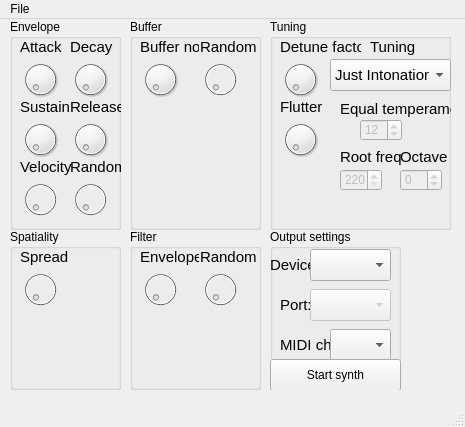
<?xml version="1.0" encoding="UTF-8"?>
<ui version="4.0">
 <class>Controller</class>
 <widget class="QMainWindow" name="Controller">
  <property name="geometry">
   <rect>
    <x>0</x>
    <y>0</y>
    <width>465</width>
    <height>427</height>
   </rect>
  </property>
  <property name="windowTitle">
   <string>Blood Glucose Level Synth Controller</string>
  </property>
  <widget class="QWidget" name="centralwidget">
   <widget class="QGroupBox" name="buffer">
    <property name="geometry">
     <rect>
      <x>130</x>
      <y>0</y>
      <width>131</width>
      <height>211</height>
     </rect>
    </property>
    <property name="title">
     <string>Buffer</string>
    </property>
    <widget class="QDial" name="buffer_no">
     <property name="geometry">
      <rect>
       <x>10</x>
       <y>30</y>
       <width>41</width>
       <height>61</height>
      </rect>
     </property>
     <property name="maximum">
      <number>255</number>
     </property>
     <property name="wrapping">
      <bool>false</bool>
     </property>
    </widget>
    <widget class="QLabel" name="label_5">
     <property name="geometry">
      <rect>
       <x>10</x>
       <y>20</y>
       <width>59</width>
       <height>16</height>
      </rect>
     </property>
     <property name="font">
      <font>
       <pointsize>11</pointsize>
      </font>
     </property>
     <property name="text">
      <string>Buffer no.</string>
     </property>
    </widget>
    <widget class="QDial" name="buffer_random">
     <property name="enabled">
      <bool>false</bool>
     </property>
     <property name="geometry">
      <rect>
       <x>70</x>
       <y>30</y>
       <width>41</width>
       <height>61</height>
      </rect>
     </property>
     <property name="maximum">
      <number>255</number>
     </property>
     <property name="wrapping">
      <bool>false</bool>
     </property>
    </widget>
    <widget class="QLabel" name="label_9">
     <property name="geometry">
      <rect>
       <x>70</x>
       <y>20</y>
       <width>59</width>
       <height>16</height>
      </rect>
     </property>
     <property name="font">
      <font>
       <pointsize>11</pointsize>
      </font>
     </property>
     <property name="text">
      <string>Random</string>
     </property>
    </widget>
   </widget>
   <widget class="QGroupBox" name="buffer_2">
    <property name="geometry">
     <rect>
      <x>130</x>
      <y>210</y>
      <width>131</width>
      <height>161</height>
     </rect>
    </property>
    <property name="title">
     <string>Filter</string>
    </property>
    <widget class="QDial" name="buffer_no_2">
     <property name="enabled">
      <bool>false</bool>
     </property>
     <property name="geometry">
      <rect>
       <x>10</x>
       <y>30</y>
       <width>41</width>
       <height>61</height>
      </rect>
     </property>
     <property name="maximum">
      <number>255</number>
     </property>
     <property name="wrapping">
      <bool>false</bool>
     </property>
    </widget>
    <widget class="QLabel" name="label_16">
     <property name="geometry">
      <rect>
       <x>10</x>
       <y>20</y>
       <width>59</width>
       <height>16</height>
      </rect>
     </property>
     <property name="font">
      <font>
       <pointsize>11</pointsize>
      </font>
     </property>
     <property name="text">
      <string>Envelope</string>
     </property>
    </widget>
    <widget class="QDial" name="buffer_random_2">
     <property name="enabled">
      <bool>false</bool>
     </property>
     <property name="geometry">
      <rect>
       <x>70</x>
       <y>30</y>
       <width>41</width>
       <height>61</height>
      </rect>
     </property>
     <property name="maximum">
      <number>255</number>
     </property>
     <property name="wrapping">
      <bool>false</bool>
     </property>
    </widget>
    <widget class="QLabel" name="label_17">
     <property name="geometry">
      <rect>
       <x>70</x>
       <y>20</y>
       <width>59</width>
       <height>16</height>
      </rect>
     </property>
     <property name="font">
      <font>
       <pointsize>11</pointsize>
      </font>
     </property>
     <property name="text">
      <string>Random</string>
     </property>
    </widget>
   </widget>
   <widget class="QGroupBox" name="envelope">
    <property name="geometry">
     <rect>
      <x>10</x>
      <y>0</y>
      <width>111</width>
      <height>211</height>
     </rect>
    </property>
    <property name="title">
     <string>Envelope</string>
    </property>
    <widget class="QDial" name="attack">
     <property name="geometry">
      <rect>
       <x>10</x>
       <y>30</y>
       <width>41</width>
       <height>61</height>
      </rect>
     </property>
     <property name="maximum">
      <number>127</number>
     </property>
    </widget>
    <widget class="QLabel" name="label">
     <property name="geometry">
      <rect>
       <x>10</x>
       <y>20</y>
       <width>59</width>
       <height>16</height>
      </rect>
     </property>
     <property name="font">
      <font>
       <pointsize>11</pointsize>
      </font>
     </property>
     <property name="text">
      <string>Attack</string>
     </property>
    </widget>
    <widget class="QDial" name="decay">
     <property name="geometry">
      <rect>
       <x>60</x>
       <y>30</y>
       <width>41</width>
       <height>61</height>
      </rect>
     </property>
     <property name="maximum">
      <number>127</number>
     </property>
    </widget>
    <widget class="QLabel" name="label_2">
     <property name="geometry">
      <rect>
       <x>60</x>
       <y>20</y>
       <width>59</width>
       <height>16</height>
      </rect>
     </property>
     <property name="font">
      <font>
       <pointsize>11</pointsize>
      </font>
     </property>
     <property name="text">
      <string>Decay</string>
     </property>
    </widget>
    <widget class="QDial" name="sustain">
     <property name="geometry">
      <rect>
       <x>10</x>
       <y>90</y>
       <width>41</width>
       <height>61</height>
      </rect>
     </property>
     <property name="maximum">
      <number>127</number>
     </property>
    </widget>
    <widget class="QLabel" name="label_3">
     <property name="geometry">
      <rect>
       <x>10</x>
       <y>80</y>
       <width>59</width>
       <height>16</height>
      </rect>
     </property>
     <property name="font">
      <font>
       <pointsize>11</pointsize>
      </font>
     </property>
     <property name="text">
      <string>Sustain</string>
     </property>
    </widget>
    <widget class="QDial" name="release">
     <property name="geometry">
      <rect>
       <x>60</x>
       <y>90</y>
       <width>41</width>
       <height>61</height>
      </rect>
     </property>
     <property name="maximum">
      <number>127</number>
     </property>
    </widget>
    <widget class="QLabel" name="label_4">
     <property name="geometry">
      <rect>
       <x>60</x>
       <y>80</y>
       <width>59</width>
       <height>16</height>
      </rect>
     </property>
     <property name="font">
      <font>
       <pointsize>11</pointsize>
      </font>
     </property>
     <property name="text">
      <string>Release</string>
     </property>
    </widget>
    <widget class="QLabel" name="label_11">
     <property name="geometry">
      <rect>
       <x>10</x>
       <y>140</y>
       <width>59</width>
       <height>16</height>
      </rect>
     </property>
     <property name="font">
      <font>
       <pointsize>11</pointsize>
      </font>
     </property>
     <property name="text">
      <string>Velocity</string>
     </property>
    </widget>
    <widget class="QDial" name="velocity_sensitivity">
     <property name="enabled">
      <bool>false</bool>
     </property>
     <property name="geometry">
      <rect>
       <x>10</x>
       <y>150</y>
       <width>41</width>
       <height>61</height>
      </rect>
     </property>
     <property name="maximum">
      <number>127</number>
     </property>
    </widget>
    <widget class="QLabel" name="label_12">
     <property name="geometry">
      <rect>
       <x>60</x>
       <y>140</y>
       <width>59</width>
       <height>16</height>
      </rect>
     </property>
     <property name="font">
      <font>
       <pointsize>11</pointsize>
      </font>
     </property>
     <property name="text">
      <string>Random</string>
     </property>
    </widget>
    <widget class="QDial" name="envelope_random">
     <property name="enabled">
      <bool>false</bool>
     </property>
     <property name="geometry">
      <rect>
       <x>60</x>
       <y>150</y>
       <width>41</width>
       <height>61</height>
      </rect>
     </property>
     <property name="maximum">
      <number>127</number>
     </property>
    </widget>
   </widget>
   <widget class="QGroupBox" name="output_settings">
    <property name="geometry">
     <rect>
      <x>270</x>
      <y>210</y>
      <width>131</width>
      <height>161</height>
     </rect>
    </property>
    <property name="title">
     <string>Output settings</string>
    </property>
    <widget class="QComboBox" name="port">
     <property name="enabled">
      <bool>false</bool>
     </property>
     <property name="geometry">
      <rect>
       <x>40</x>
       <y>60</y>
       <width>81</width>
       <height>32</height>
      </rect>
     </property>
     <property name="font">
      <font>
       <pointsize>11</pointsize>
      </font>
     </property>
    </widget>
    <widget class="QLabel" name="label_10">
     <property name="geometry">
      <rect>
       <x>10</x>
       <y>60</y>
       <width>31</width>
       <height>31</height>
      </rect>
     </property>
     <property name="font">
      <font>
       <pointsize>11</pointsize>
      </font>
     </property>
     <property name="text">
      <string>Port:</string>
     </property>
     <property name="alignment">
      <set>Qt::AlignLeading|Qt::AlignLeft|Qt::AlignVCenter</set>
     </property>
    </widget>
    <widget class="QLabel" name="label_13">
     <property name="geometry">
      <rect>
       <x>10</x>
       <y>100</y>
       <width>51</width>
       <height>31</height>
      </rect>
     </property>
     <property name="font">
      <font>
       <pointsize>11</pointsize>
      </font>
     </property>
     <property name="text">
      <string>MIDI ch:</string>
     </property>
     <property name="alignment">
      <set>Qt::AlignLeading|Qt::AlignLeft|Qt::AlignVCenter</set>
     </property>
    </widget>
    <widget class="QComboBox" name="midichannel">
     <property name="enabled">
      <bool>true</bool>
     </property>
     <property name="geometry">
      <rect>
       <x>60</x>
       <y>100</y>
       <width>61</width>
       <height>32</height>
      </rect>
     </property>
     <property name="font">
      <font>
       <pointsize>11</pointsize>
      </font>
     </property>
    </widget>
    <widget class="QPushButton" name="start_synth">
     <property name="geometry">
      <rect>
       <x>0</x>
       <y>130</y>
       <width>131</width>
       <height>32</height>
      </rect>
     </property>
     <property name="text">
      <string>Start synth</string>
     </property>
    </widget>
    <widget class="QLabel" name="label_20">
     <property name="geometry">
      <rect>
       <x>0</x>
       <y>20</y>
       <width>41</width>
       <height>31</height>
      </rect>
     </property>
     <property name="font">
      <font>
       <pointsize>11</pointsize>
      </font>
     </property>
     <property name="text">
      <string>Device:</string>
     </property>
     <property name="alignment">
      <set>Qt::AlignLeading|Qt::AlignLeft|Qt::AlignVCenter</set>
     </property>
    </widget>
    <widget class="QComboBox" name="devices">
     <property name="enabled">
      <bool>true</bool>
     </property>
     <property name="geometry">
      <rect>
       <x>40</x>
       <y>20</y>
       <width>81</width>
       <height>32</height>
      </rect>
     </property>
     <property name="font">
      <font>
       <pointsize>11</pointsize>
      </font>
     </property>
    </widget>
   </widget>
   <widget class="QGroupBox" name="tuning_group">
    <property name="geometry">
     <rect>
      <x>270</x>
      <y>0</y>
      <width>181</width>
      <height>211</height>
     </rect>
    </property>
    <property name="title">
     <string>Tuning</string>
    </property>
    <widget class="QDial" name="detune_factor">
     <property name="geometry">
      <rect>
       <x>10</x>
       <y>30</y>
       <width>41</width>
       <height>61</height>
      </rect>
     </property>
     <property name="maximum">
      <number>127</number>
     </property>
    </widget>
    <widget class="QLabel" name="label_6">
     <property name="geometry">
      <rect>
       <x>10</x>
       <y>20</y>
       <width>81</width>
       <height>16</height>
      </rect>
     </property>
     <property name="font">
      <font>
       <pointsize>11</pointsize>
      </font>
     </property>
     <property name="text">
      <string>Detune factor</string>
     </property>
    </widget>
    <widget class="QComboBox" name="tuning">
     <property name="geometry">
      <rect>
       <x>60</x>
       <y>40</y>
       <width>121</width>
       <height>32</height>
      </rect>
     </property>
     <property name="font">
      <font>
       <pointsize>11</pointsize>
      </font>
     </property>
     <item>
      <property name="text">
       <string>Just Intonation</string>
      </property>
     </item>
     <item>
      <property name="text">
       <string>Equal Temperament</string>
      </property>
     </item>
     <item>
      <property name="text">
       <string>Harmonic Series 24</string>
      </property>
     </item>
     <item>
      <property name="text">
       <string>Bohlen-Pierce</string>
      </property>
     </item>
     <item>
      <property name="text">
       <string>Meantone, 1/5 Pythagorean Comma</string>
      </property>
     </item>
    </widget>
    <widget class="QLabel" name="label_7">
     <property name="geometry">
      <rect>
       <x>100</x>
       <y>20</y>
       <width>81</width>
       <height>16</height>
      </rect>
     </property>
     <property name="font">
      <font>
       <pointsize>11</pointsize>
      </font>
     </property>
     <property name="text">
      <string>Tuning</string>
     </property>
    </widget>
    <widget class="QLabel" name="label_14">
     <property name="geometry">
      <rect>
       <x>10</x>
       <y>80</y>
       <width>81</width>
       <height>16</height>
      </rect>
     </property>
     <property name="font">
      <font>
       <pointsize>11</pointsize>
      </font>
     </property>
     <property name="text">
      <string>Flutter</string>
     </property>
    </widget>
    <widget class="QDial" name="flutter">
     <property name="geometry">
      <rect>
       <x>10</x>
       <y>90</y>
       <width>41</width>
       <height>61</height>
      </rect>
     </property>
     <property name="maximum">
      <number>127</number>
     </property>
    </widget>
    <widget class="QLabel" name="label_15">
     <property name="geometry">
      <rect>
       <x>70</x>
       <y>80</y>
       <width>121</width>
       <height>20</height>
      </rect>
     </property>
     <property name="font">
      <font>
       <pointsize>11</pointsize>
      </font>
     </property>
     <property name="text">
      <string>Equal temperament</string>
     </property>
    </widget>
    <widget class="QSpinBox" name="equal_temperament">
     <property name="enabled">
      <bool>false</bool>
     </property>
     <property name="geometry">
      <rect>
       <x>90</x>
       <y>100</y>
       <width>42</width>
       <height>22</height>
      </rect>
     </property>
     <property name="minimum">
      <number>5</number>
     </property>
     <property name="maximum">
      <number>29</number>
     </property>
     <property name="value">
      <number>12</number>
     </property>
    </widget>
    <widget class="QLabel" name="label_18">
     <property name="geometry">
      <rect>
       <x>70</x>
       <y>130</y>
       <width>81</width>
       <height>16</height>
      </rect>
     </property>
     <property name="font">
      <font>
       <pointsize>11</pointsize>
      </font>
     </property>
     <property name="text">
      <string>Root freq</string>
     </property>
    </widget>
    <widget class="QSpinBox" name="root_freq">
     <property name="enabled">
      <bool>false</bool>
     </property>
     <property name="geometry">
      <rect>
       <x>70</x>
       <y>150</y>
       <width>42</width>
       <height>22</height>
      </rect>
     </property>
     <property name="minimum">
      <number>220</number>
     </property>
     <property name="maximum">
      <number>660</number>
     </property>
     <property name="value">
      <number>220</number>
     </property>
    </widget>
    <widget class="QSpinBox" name="octave">
     <property name="enabled">
      <bool>false</bool>
     </property>
     <property name="geometry">
      <rect>
       <x>130</x>
       <y>150</y>
       <width>42</width>
       <height>22</height>
      </rect>
     </property>
     <property name="minimum">
      <number>-3</number>
     </property>
     <property name="maximum">
      <number>3</number>
     </property>
     <property name="value">
      <number>0</number>
     </property>
    </widget>
    <widget class="QLabel" name="label_19">
     <property name="geometry">
      <rect>
       <x>130</x>
       <y>130</y>
       <width>81</width>
       <height>16</height>
      </rect>
     </property>
     <property name="font">
      <font>
       <pointsize>11</pointsize>
      </font>
     </property>
     <property name="text">
      <string>Octave</string>
     </property>
    </widget>
   </widget>
   <widget class="QGroupBox" name="spatiality">
    <property name="geometry">
     <rect>
      <x>10</x>
      <y>210</y>
      <width>111</width>
      <height>161</height>
     </rect>
    </property>
    <property name="title">
     <string>Spatiality</string>
    </property>
    <widget class="QDial" name="stereo_spread">
     <property name="enabled">
      <bool>false</bool>
     </property>
     <property name="geometry">
      <rect>
       <x>10</x>
       <y>30</y>
       <width>41</width>
       <height>61</height>
      </rect>
     </property>
     <property name="maximum">
      <number>255</number>
     </property>
     <property name="wrapping">
      <bool>false</bool>
     </property>
    </widget>
    <widget class="QLabel" name="label_8">
     <property name="geometry">
      <rect>
       <x>10</x>
       <y>20</y>
       <width>59</width>
       <height>16</height>
      </rect>
     </property>
     <property name="font">
      <font>
       <pointsize>11</pointsize>
      </font>
     </property>
     <property name="text">
      <string>Spread</string>
     </property>
    </widget>
   </widget>
  </widget>
  <widget class="QMenuBar" name="menubar">
   <property name="geometry">
    <rect>
     <x>0</x>
     <y>0</y>
     <width>465</width>
     <height>22</height>
    </rect>
   </property>
   <widget class="QMenu" name="menuController">
    <property name="title">
     <string>File</string>
    </property>
    <addaction name="actionOpen_Converter"/>
    <addaction name="actionOpen_settings"/>
    <addaction name="actionOpen_project"/>
   </widget>
   <addaction name="menuController"/>
  </widget>
  <widget class="QStatusBar" name="statusbar"/>
  <action name="actionOpen_Converter">
   <property name="text">
    <string>Open converter</string>
   </property>
  </action>
  <action name="actionOpen_settings">
   <property name="text">
    <string>Open settings</string>
   </property>
  </action>
  <action name="actionOpen_project">
   <property name="text">
    <string>Open project</string>
   </property>
  </action>
 </widget>
 <resources/>
 <connections/>
</ui>
